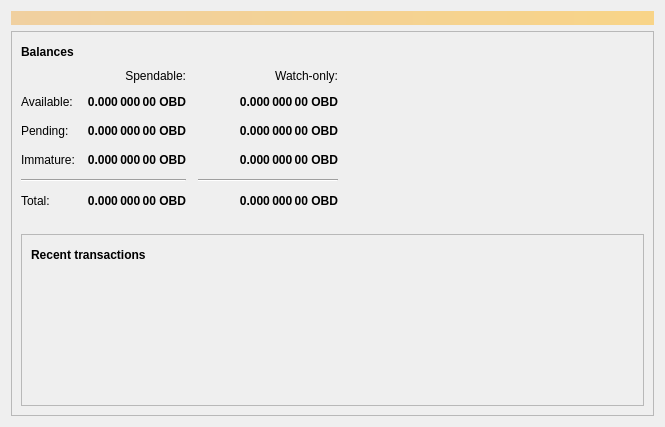
<?xml version="1.0" encoding="UTF-8"?>
<ui version="4.0">
 <class>OverviewPage</class>
 <widget class="QWidget" name="OverviewPage">
  <property name="geometry">
   <rect>
    <x>0</x>
    <y>0</y>
    <width>665</width>
    <height>427</height>
   </rect>
  </property>
  <property name="windowTitle">
   <string>Form</string>
  </property>
  <layout class="QVBoxLayout" name="topLayout">
   <item>
    <widget class="QLabel" name="labelAlerts">
     <property name="visible">
      <bool>false</bool>
     </property>
     <property name="styleSheet">
      <string notr="true">QLabel { background-color: qlineargradient(x1: 0, y1: 0, x2: 1, y2: 0, stop:0 #F0D0A0, stop:1 #F8D488); color:#000000; }</string>
     </property>
     <property name="wordWrap">
      <bool>true</bool>
     </property>
     <property name="margin">
      <number>3</number>
     </property>
     <property name="textInteractionFlags">
      <set>Qt::TextSelectableByMouse</set>
     </property>
    </widget>
   </item>
   <item>
    <layout class="QHBoxLayout" name="horizontalLayout" stretch="1,1">
     <item>
      <layout class="QVBoxLayout" name="verticalLayout_2">
       <item>
        <widget class="QFrame" name="frame">
         <property name="styleSheet">
          <string notr="true">#frame {background:url(:/icons/presentationlogofade);
background-repeat:no-repeat;
background-position:bottom right;}</string>
         </property>
         <property name="frameShape">
          <enum>QFrame::StyledPanel</enum>
         </property>
         <property name="frameShadow">
          <enum>QFrame::Raised</enum>
         </property>
         <layout class="QVBoxLayout" name="verticalLayout_4">
          <item>
           <layout class="QHBoxLayout" name="horizontalLayout_4">
            <item>
             <widget class="QLabel" name="label_5">
              <property name="font">
               <font>
                <weight>75</weight>
                <bold>true</bold>
               </font>
              </property>
              <property name="text">
               <string>Balances</string>
              </property>
             </widget>
            </item>
            <item>
             <widget class="QPushButton" name="labelWalletStatus">
              <property name="enabled">
               <bool>true</bool>
              </property>
              <property name="maximumSize">
               <size>
                <width>30</width>
                <height>16777215</height>
               </size>
              </property>
              <property name="toolTip">
               <string>The displayed information may be out of date. Your wallet automatically synchronizes with the ObiDoge network after a connection is established, but this process has not completed yet.</string>
              </property>
              <property name="text">
               <string/>
              </property>
              <property name="icon">
               <iconset resource="../bitcoin.qrc">
                <normaloff>:/icons/warning</normaloff>
                <disabledoff>:/icons/warning</disabledoff>:/icons/warning</iconset>
              </property>
              <property name="iconSize">
               <size>
                <width>24</width>
                <height>24</height>
               </size>
              </property>
              <property name="flat">
               <bool>true</bool>
              </property>
             </widget>
            </item>
            <item>
             <spacer name="horizontalSpacer_3">
              <property name="orientation">
               <enum>Qt::Horizontal</enum>
              </property>
              <property name="sizeHint" stdset="0">
               <size>
                <width>40</width>
                <height>20</height>
               </size>
              </property>
             </spacer>
            </item>
           </layout>
          </item>
          <item>
           <layout class="QGridLayout" name="gridLayout">
            <property name="spacing">
             <number>12</number>
            </property>
            <item row="2" column="2">
             <widget class="QLabel" name="labelWatchPending">
              <property name="font">
               <font>
                <weight>75</weight>
                <bold>true</bold>
               </font>
              </property>
              <property name="cursor">
               <cursorShape>IBeamCursor</cursorShape>
              </property>
              <property name="toolTip">
               <string>Unconfirmed transactions to watch-only addresses</string>
              </property>
              <property name="text">
               <string notr="true">0.000 000 00 OBD</string>
              </property>
              <property name="alignment">
               <set>Qt::AlignRight|Qt::AlignTrailing|Qt::AlignVCenter</set>
              </property>
              <property name="textInteractionFlags">
               <set>Qt::LinksAccessibleByMouse|Qt::TextSelectableByKeyboard|Qt::TextSelectableByMouse</set>
              </property>
             </widget>
            </item>
            <item row="2" column="1">
             <widget class="QLabel" name="labelUnconfirmed">
              <property name="font">
               <font>
                <weight>75</weight>
                <bold>true</bold>
               </font>
              </property>
              <property name="cursor">
               <cursorShape>IBeamCursor</cursorShape>
              </property>
              <property name="toolTip">
               <string>Total of transactions that have yet to be confirmed, and do not yet count toward the spendable balance</string>
              </property>
              <property name="text">
               <string notr="true">0.000 000 00 OBD</string>
              </property>
              <property name="alignment">
               <set>Qt::AlignRight|Qt::AlignTrailing|Qt::AlignVCenter</set>
              </property>
              <property name="textInteractionFlags">
               <set>Qt::LinksAccessibleByMouse|Qt::TextSelectableByKeyboard|Qt::TextSelectableByMouse</set>
              </property>
             </widget>
            </item>
            <item row="3" column="2">
             <widget class="QLabel" name="labelWatchImmature">
              <property name="font">
               <font>
                <weight>75</weight>
                <bold>true</bold>
               </font>
              </property>
              <property name="cursor">
               <cursorShape>IBeamCursor</cursorShape>
              </property>
              <property name="toolTip">
               <string>Mined balance in watch-only addresses that has not yet matured</string>
              </property>
              <property name="text">
               <string notr="true">0.000 000 00 OBD</string>
              </property>
              <property name="alignment">
               <set>Qt::AlignRight|Qt::AlignTrailing|Qt::AlignVCenter</set>
              </property>
              <property name="textInteractionFlags">
               <set>Qt::LinksAccessibleByMouse|Qt::TextSelectableByKeyboard|Qt::TextSelectableByMouse</set>
              </property>
             </widget>
            </item>
            <item row="4" column="0" colspan="2">
             <widget class="Line" name="line">
              <property name="orientation">
               <enum>Qt::Horizontal</enum>
              </property>
             </widget>
            </item>
            <item row="4" column="2">
             <widget class="Line" name="lineWatchBalance">
              <property name="sizePolicy">
               <sizepolicy hsizetype="Preferred" vsizetype="Fixed">
                <horstretch>0</horstretch>
                <verstretch>0</verstretch>
               </sizepolicy>
              </property>
              <property name="minimumSize">
               <size>
                <width>140</width>
                <height>0</height>
               </size>
              </property>
              <property name="orientation">
               <enum>Qt::Horizontal</enum>
              </property>
             </widget>
            </item>
            <item row="5" column="0">
             <widget class="QLabel" name="labelTotalText">
              <property name="text">
               <string>Total:</string>
              </property>
             </widget>
            </item>
            <item row="3" column="1">
             <widget class="QLabel" name="labelImmature">
              <property name="font">
               <font>
                <weight>75</weight>
                <bold>true</bold>
               </font>
              </property>
              <property name="cursor">
               <cursorShape>IBeamCursor</cursorShape>
              </property>
              <property name="toolTip">
               <string>Mined balance that has not yet matured</string>
              </property>
              <property name="text">
               <string notr="true">0.000 000 00 OBD</string>
              </property>
              <property name="alignment">
               <set>Qt::AlignRight|Qt::AlignTrailing|Qt::AlignVCenter</set>
              </property>
              <property name="textInteractionFlags">
               <set>Qt::LinksAccessibleByMouse|Qt::TextSelectableByKeyboard|Qt::TextSelectableByMouse</set>
              </property>
             </widget>
            </item>
            <item row="2" column="3">
             <spacer name="horizontalSpacer_2">
              <property name="orientation">
               <enum>Qt::Horizontal</enum>
              </property>
              <property name="sizeHint" stdset="0">
               <size>
                <width>40</width>
                <height>20</height>
               </size>
              </property>
             </spacer>
            </item>
            <item row="3" column="0">
             <widget class="QLabel" name="labelImmatureText">
              <property name="text">
               <string>Immature:</string>
              </property>
             </widget>
            </item>
            <item row="5" column="1">
             <widget class="QLabel" name="labelTotal">
              <property name="font">
               <font>
                <weight>75</weight>
                <bold>true</bold>
               </font>
              </property>
              <property name="cursor">
               <cursorShape>IBeamCursor</cursorShape>
              </property>
              <property name="toolTip">
               <string>Your current total balance</string>
              </property>
              <property name="text">
               <string notr="true">0.000 000 00 OBD</string>
              </property>
              <property name="alignment">
               <set>Qt::AlignRight|Qt::AlignTrailing|Qt::AlignVCenter</set>
              </property>
              <property name="textInteractionFlags">
               <set>Qt::LinksAccessibleByMouse|Qt::TextSelectableByKeyboard|Qt::TextSelectableByMouse</set>
              </property>
             </widget>
            </item>
            <item row="5" column="2">
             <widget class="QLabel" name="labelWatchTotal">
              <property name="font">
               <font>
                <weight>75</weight>
                <bold>true</bold>
               </font>
              </property>
              <property name="cursor">
               <cursorShape>IBeamCursor</cursorShape>
              </property>
              <property name="toolTip">
               <string>Current total balance in watch-only addresses</string>
              </property>
              <property name="text">
               <string notr="true">0.000 000 00 OBD</string>
              </property>
              <property name="alignment">
               <set>Qt::AlignRight|Qt::AlignTrailing|Qt::AlignVCenter</set>
              </property>
              <property name="textInteractionFlags">
               <set>Qt::LinksAccessibleByMouse|Qt::TextSelectableByKeyboard|Qt::TextSelectableByMouse</set>
              </property>
             </widget>
            </item>
            <item row="0" column="2">
             <widget class="QLabel" name="labelWatchonly">
              <property name="text">
               <string>Watch-only:</string>
              </property>
              <property name="alignment">
               <set>Qt::AlignRight|Qt::AlignTrailing|Qt::AlignVCenter</set>
              </property>
             </widget>
            </item>
            <item row="1" column="0">
             <widget class="QLabel" name="labelBalanceText">
              <property name="text">
               <string>Available:</string>
              </property>
             </widget>
            </item>
            <item row="1" column="1">
             <widget class="QLabel" name="labelBalance">
              <property name="font">
               <font>
                <weight>75</weight>
                <bold>true</bold>
               </font>
              </property>
              <property name="cursor">
               <cursorShape>IBeamCursor</cursorShape>
              </property>
              <property name="toolTip">
               <string>Your current spendable balance</string>
              </property>
              <property name="text">
               <string notr="true">0.000 000 00 OBD</string>
              </property>
              <property name="alignment">
               <set>Qt::AlignRight|Qt::AlignTrailing|Qt::AlignVCenter</set>
              </property>
              <property name="textInteractionFlags">
               <set>Qt::LinksAccessibleByMouse|Qt::TextSelectableByKeyboard|Qt::TextSelectableByMouse</set>
              </property>
             </widget>
            </item>
            <item row="1" column="2">
             <widget class="QLabel" name="labelWatchAvailable">
              <property name="font">
               <font>
                <weight>75</weight>
                <bold>true</bold>
               </font>
              </property>
              <property name="cursor">
               <cursorShape>IBeamCursor</cursorShape>
              </property>
              <property name="toolTip">
               <string>Your current balance in watch-only addresses</string>
              </property>
              <property name="text">
               <string notr="true">0.000 000 00 OBD</string>
              </property>
              <property name="alignment">
               <set>Qt::AlignRight|Qt::AlignTrailing|Qt::AlignVCenter</set>
              </property>
              <property name="textInteractionFlags">
               <set>Qt::LinksAccessibleByMouse|Qt::TextSelectableByKeyboard|Qt::TextSelectableByMouse</set>
              </property>
             </widget>
            </item>
            <item row="2" column="0">
             <widget class="QLabel" name="labelPendingText">
              <property name="text">
               <string>Pending:</string>
              </property>
             </widget>
            </item>
            <item row="0" column="1">
             <widget class="QLabel" name="labelSpendable">
              <property name="text">
               <string>Spendable:</string>
              </property>
              <property name="alignment">
               <set>Qt::AlignRight|Qt::AlignTrailing|Qt::AlignVCenter</set>
              </property>
             </widget>
            </item>
           </layout>
          </item>
          <item>
           <spacer name="verticalSpacer_3">
            <property name="orientation">
             <enum>Qt::Vertical</enum>
            </property>
            <property name="sizeType">
             <enum>QSizePolicy::Fixed</enum>
            </property>
            <property name="sizeHint" stdset="0">
             <size>
              <width>20</width>
              <height>20</height>
             </size>
            </property>
           </spacer>
          </item>
          <item>
        <widget class="QFrame" name="frame_2">
         <property name="frameShape">
          <enum>QFrame::StyledPanel</enum>
         </property>
         <property name="frameShadow">
          <enum>QFrame::Raised</enum>
         </property>
         <layout class="QVBoxLayout" name="verticalLayout">
          <item>
           <layout class="QHBoxLayout" name="horizontalLayout_2">
            <item>
             <widget class="QLabel" name="label_4">
              <property name="font">
               <font>
                <weight>75</weight>
                <bold>true</bold>
               </font>
              </property>
              <property name="text">
               <string>Recent transactions</string>
              </property>
             </widget>
            </item>
            <item>
             <widget class="QPushButton" name="labelTransactionsStatus">
              <property name="enabled">
               <bool>true</bool>
              </property>
              <property name="maximumSize">
               <size>
                <width>30</width>
                <height>16777215</height>
               </size>
              </property>
              <property name="toolTip">
               <string>The displayed information may be out of date. Your wallet automatically synchronizes with the ObiDoge network after a connection is established, but this process has not completed yet.</string>
              </property>
              <property name="text">
               <string/>
              </property>
              <property name="icon">
               <iconset resource="../bitcoin.qrc">
                <normaloff>:/icons/warning</normaloff>
                <disabledoff>:/icons/warning</disabledoff>:/icons/warning</iconset>
              </property>
              <property name="iconSize">
               <size>
                <width>24</width>
                <height>24</height>
               </size>
              </property>
              <property name="flat">
               <bool>true</bool>
              </property>
             </widget>
            </item>
            <item>
             <spacer name="horizontalSpacer">
              <property name="orientation">
               <enum>Qt::Horizontal</enum>
              </property>
              <property name="sizeHint" stdset="0">
               <size>
                <width>40</width>
                <height>20</height>
               </size>
              </property>
             </spacer>
            </item>
           </layout>
          </item>
          <item>
           <widget class="QListView" name="listTransactions">
            <property name="styleSheet">
             <string notr="true">QListView { background: transparent; }</string>
            </property>
            <property name="frameShape">
             <enum>QFrame::NoFrame</enum>
            </property>
            <property name="verticalScrollBarPolicy">
             <enum>Qt::ScrollBarAlwaysOff</enum>
            </property>
            <property name="horizontalScrollBarPolicy">
             <enum>Qt::ScrollBarAlwaysOff</enum>
            </property>
            <property name="selectionMode">
             <enum>QAbstractItemView::NoSelection</enum>
            </property>
           </widget>
          </item>
         </layout>
        </widget>
       </item>
       <item>
        <spacer name="verticalSpacer_2">
         <property name="orientation">
          <enum>Qt::Vertical</enum>
         </property>
         <property name="sizeHint" stdset="0">
          <size>
           <width>20</width>
           <height>40</height>
          </size>
         </property>
        </spacer>
       </item>
      </layout>
      </widget>
     </item>
    </layout>
   </item>
  </layout>
   </item>
  </layout>
 </widget>
 <resources>
  <include location="../bitcoin.qrc"/>
 </resources>
 <connections/>
</ui>
